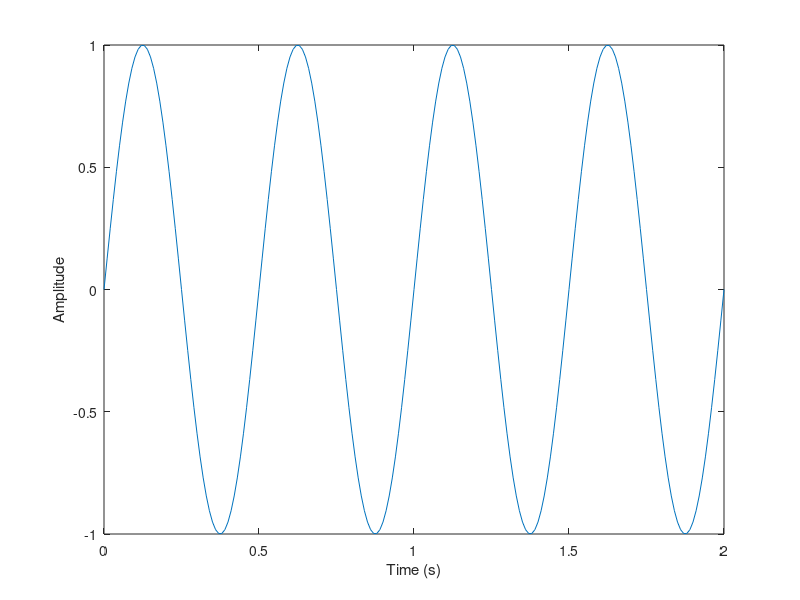

Here is the MATLAB script that generated this plot:
% Generate a script file which produces a sine wave with 2 Hz frequency.

t=0:0.01:2;
f=2;
y=sin(2*pi*f*t);
plot(t,y);
xlabel("Time (s)");
ylabel("Amplitude");
